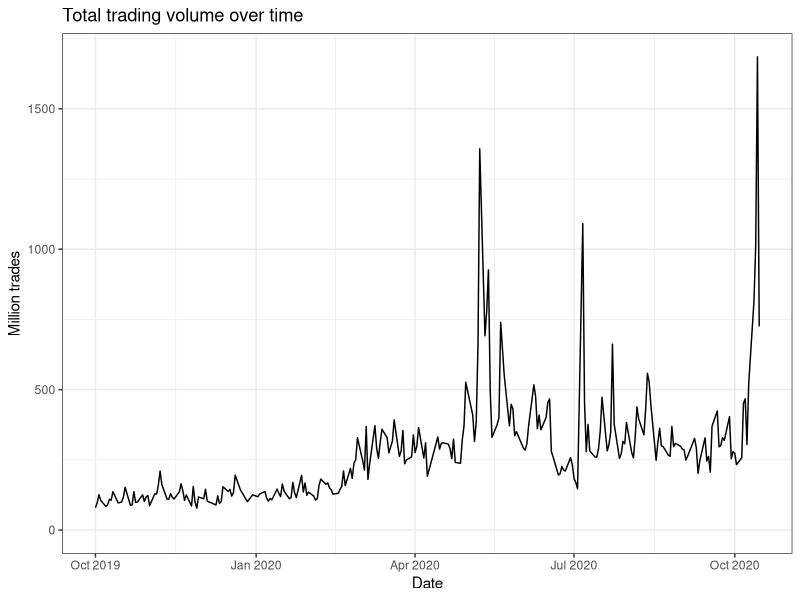
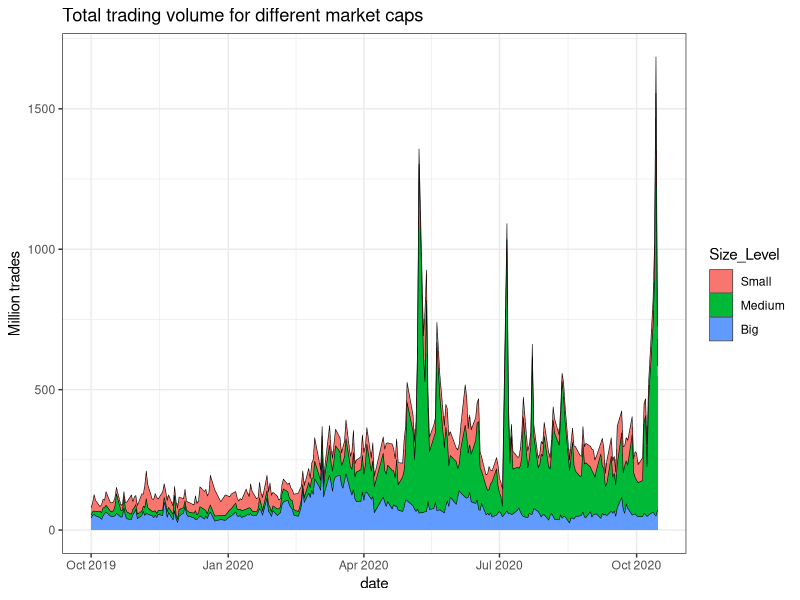

Here is the R script that generated these plots, in order:
# Libraries
library(readxl)
library(tidyverse)
library(zoo)

# All data
stock_final <- read_excel("Stock_data/stock_final.xlsx")

# Fix problem with mismatching dates
df <- merge(stock_final[,1:2], stock_final[,-2], by=1:2, all.y = T) %>% 
  select(-c(EQY_SH_OUT))

# Change structure of variables from character to numeric
df[,3:7] <- sapply(df[,3:7],as.numeric)

# Change NAN to 0 in volume
df$PX_VOLUME[is.na(df$PX_VOLUME)] <- 0

# Calculate return 
df$daily_return <- (df$PX_LAST-df$PX_OPEN)/df$PX_OPEN

# Calculate abnormal volume

# Volume sum
#df$volume_sum <- rollsumr(df$PX_VOLUME, k = 30, fill = NA)


# Odeen method
df$AV_ODEEN <- df$PX_VOLUME/(rollsumr(df$PX_VOLUME, k = 30, fill = NA)/30)



# DellaVigna formula
df$AV_DV <- log(((df$PX_VOLUME + lead(df$PX_VOLUME))/2)+1) - log(((rollsumr(df$PX_VOLUME, k = 41, fill = NA)-rollsumr(df$PX_VOLUME, k = 11, fill = NA))/30)+1)


# Calculating market return
# - weight each stock by market cap?
# - return of each stock
test <- df %>% 
  group_by(Security) %>%
  summarize(mkt_cap_share = sum(CUR_MKT_CAP, na.rm = T)) %>% ungroup %>%
  remove_missing()

test$weight <- test$mkt_cap_share/sum(test$mkt_cap_share)
sum(test$avg_mkt_cap)

# Graph of trading volume over time
df %>% 
  group_by(date) %>% 
  summarize(total_volume = sum(PX_VOLUME)) %>% ungroup %>% 
  ggplot(., aes(x=date, y=total_volume/10^6)) +
  geom_line() +
  ggtitle("Total trading volume over time") +
  labs(y = "Million trades", x= "Date") +
  theme_bw()

# Graph of trading volume over time
# Differentiating between company size.

grouped_df <- df %>% 
  group_by(Security) %>%
  summarize(avg_mkt_cap = mean(CUR_MKT_CAP, na.rm = T)) %>%
  remove_missing() %>% 
  mutate(Size_Level = cut(avg_mkt_cap,
                           quantile(avg_mkt_cap, c(0, .50, .75, 1)),
                           labels = c('Small', 'Medium', 'Big'),
                           include.lowest = TRUE)) %>% 
  merge(.,df, by = "Security")  # idk if this is the most efficient way..

# Plot by each category.
# Intrestingly we see that it is the medium sized companies that is deriving most of the volume
grouped_df %>% 
  group_by(date, Size_Level) %>% 
  summarize(total_volume = sum(PX_VOLUME)) %>%
  ggplot(., aes(x=date, y=total_volume/10^6, fill=Size_Level)) +
  geom_area()+
  geom_area(alpha=0.6 , size=.2, colour="black") +
  ggtitle("Total trading volume for different market caps") +
  labs(y = "Million trades") +
  theme_bw()

# Could it be that most of this variation in volume is caused by Norwegian?
tot_vol <- df %>% 
  group_by(Security) %>% 
  summarize(total_volume = sum(PX_VOLUME))
  # No.. KOA has had most trades over the period.

tot_vol2 <- df %>% 
  group_by(Security) %>%
  summarize(avg_mkt_cap = mean(CUR_MKT_CAP, na.rm = T)) %>%
  remove_missing() %>% 
  mutate(Size_Level = cut(avg_mkt_cap,
                          quantile(avg_mkt_cap, c(0, .25, .75, 1)),
                          labels = c('Small', 'Medium', 'Big'),
                          include.lowest = TRUE)) %>% 
  merge(.,tot_vol, by = "Security")

